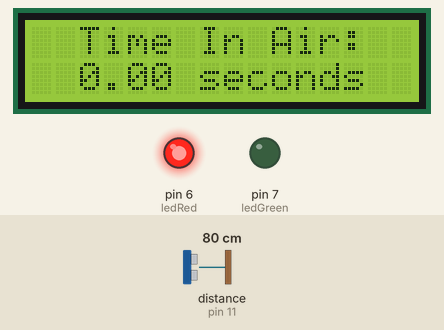
This sketch was run on a simulated Arduino Uno, built with avr-gcc and run on an emulated ATmega328P. On the bench: 16×2 character LCD, output pins drawn as LEDs (lit = HIGH). Wiring (inferred from the names in the program): ultrasonic range finder: trigger pin 13; echo pin 11. The inputs (shaded band) are chosen by the test bench; at power-on: distance to the obstacle (sensor on pin 11) 80 cm. The echo pulse lasts 58.3 µs per cm; pins used as bus, display or sensor lines are not drawn.

Above: at 2.8 s.
2.9 s: distance to the obstacle (sensor on pin 11) set to 91 cm
At 3.8 s:
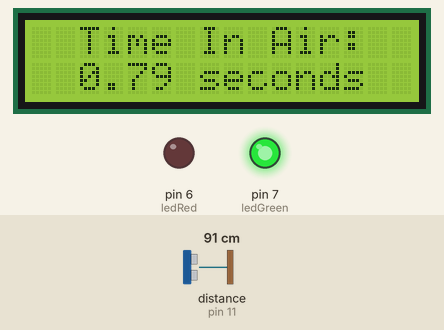
4.5 s: distance to the obstacle (sensor on pin 11) set to 2 cm
At 5.5 s:
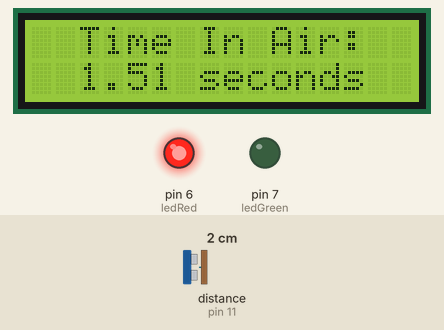
6.0 s: distance to the obstacle (sensor on pin 11) set to 250 cm
At 7.0 s:
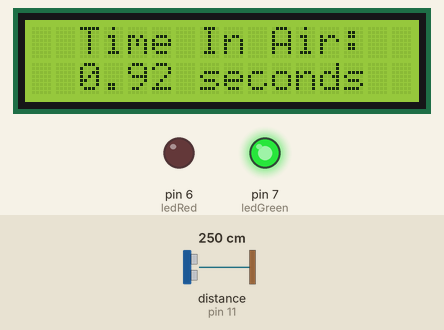
Timing chart, 0 to 9.0 s (numbered marks = the images above; inputs shaded):
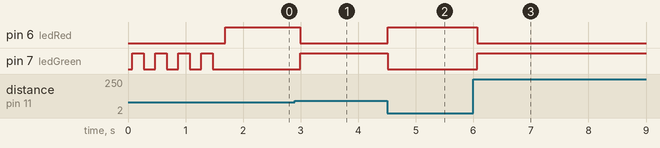

The sketch:

timeOfFlightProgram.ino
```cpp
#include <LiquidCrystal.h>

LiquidCrystal LCD(10, 9, 5, 4, 3, 2);

//Pin variables
const int trigger = 13;
const int echo = 11;
const int ledRed = 6;
const int ledGreen = 7;

//Distance variables (in inches)
float targetDistance;
float setDistance;

//Flag variables for while loops
boolean initializeDistanceFlag = true;
boolean timerFlag = true;

//Timer variables
unsigned long timeMoment, startTime, stopTime;
float totalTime = 0.0;
float tempTime = 0.0;

void setup() {

  Serial.begin(9600);

  pinMode(trigger, OUTPUT);
  pinMode(echo, INPUT);

  pinMode(ledRed, OUTPUT);
  pinMode(ledGreen, OUTPUT);

  LCD.begin(16, 2);
  LCD.setCursor(2, 0);
  LCD.print("Initializing");

  //Get the initial target distance
  while (initializeDistanceFlag) {
    digitalWrite(ledRed, HIGH);
    targetDistance=getDistance(trigger, echo);
    if (targetDistance < 50.0) {
      digitalWrite(ledRed, LOW);
      setDistance = targetDistance + 3.0;
      initializeDistanceFlag = false;
    }
  }

  //Give user confirmation of aquisition of distance with message and 4 green LED blinks
  LCD.clear();
  LCD.setCursor(4, 0);
  LCD.print("Aquired");
  for (int i = 0; i < 4; i++) {
    digitalWrite(ledGreen, HIGH);
    delay(200);
    digitalWrite(ledGreen, LOW);
    delay(200);
  }
  LCD.clear();

  //Setup screen
  LCD.setCursor(2, 0);
  LCD.print("Time In Air:");
  LCD.setCursor(2, 1);
  LCD.print(totalTime);
  LCD.print(" seconds");

}

void loop() {
  timerFlag = true;
  targetDistance=getDistance(trigger, echo);

  if (targetDistance > setDistance) {
    //Start timer here
    startTime = millis();
    digitalWrite(ledRed, LOW);
    digitalWrite(ledGreen, HIGH);

    while (timerFlag) {
      targetDistance=getDistance(trigger, echo);
      if (!(targetDistance > setDistance)) {
        timerFlag = false;
      }

      //Display timer in real time here
      timeMoment = millis();
      tempTime = (timeMoment - startTime) / 1000.0;
      LCD.setCursor(0, 1);
      LCD.print("                ");
      LCD.setCursor(2, 1);
      LCD.print(tempTime);
      LCD.print(" seconds");
    }
    stopTime = millis();
    totalTime = (stopTime - startTime) / 1000.0;
    digitalWrite(ledRed, HIGH);
    digitalWrite(ledGreen, LOW);
  } else {
    digitalWrite(ledRed, HIGH);
    digitalWrite(ledGreen, LOW);
  }

  //Display time until next jump
  LCD.setCursor(0, 1);
  LCD.print("                ");
  LCD.setCursor(2, 1);
  LCD.print(totalTime);
  LCD.print(" seconds");
  delay(250);
}

float getDistance(int trigPin, int echoPin) {
  float speedOfSound = 776.5;
  digitalWrite(trigPin, LOW); //Set trigger pin low
  delayMicroseconds(2000); //Let signal settle
  digitalWrite(trigPin, HIGH); //Set trigPin high
  delayMicroseconds(15); //Delay in high state
  digitalWrite(trigPin, LOW); //ping has now been sent
  delayMicroseconds(10); //Delay in high state

  float pingTime = pulseIn(echoPin, HIGH);  //pingTime is presented in microceconds
  pingTime = pingTime / 1000000; //convert pingTime to seconds by dividing by 1000000 (microseconds in a second)
  pingTime = pingTime / 3600; //convert pingtime to hours by dividing by 3600 (seconds in an hour)
  float distance = speedOfSound * pingTime; //This will be in miles, since speed of sound was miles per hour
  distance = distance / 2; //Remember ping travels to target and back from target, so you must divide by 2 for actual target distance.
  distance = distance * 63360; //Convert miles to inches by multipling by 63360 (inches per mile)
  return distance;
}
```

Measured:
- the behaviour switches between 87 and 88 cm on distance to the obstacle (sensor on pin 11) (found by bisection; images 0 and 1)
- after the input at 2.9 s, pin 6 (ledRed): HIGH → LOW after 0.10 s; pin 7 (ledGreen): LOW → HIGH after 0.10 s; the display: first changes after 0.11 s (image 1 shows a later state)
- after the input at 4.5 s, pin 6 (ledRed): LOW → HIGH at once; pin 7 (ledGreen): HIGH → LOW at once
- after the input at 6.0 s, pin 6 (ledRed): HIGH → LOW after 0.07 s; pin 7 (ledGreen): LOW → HIGH after 0.07 s; the display: first changes after 0.09 s (image 3 shows a later state)
